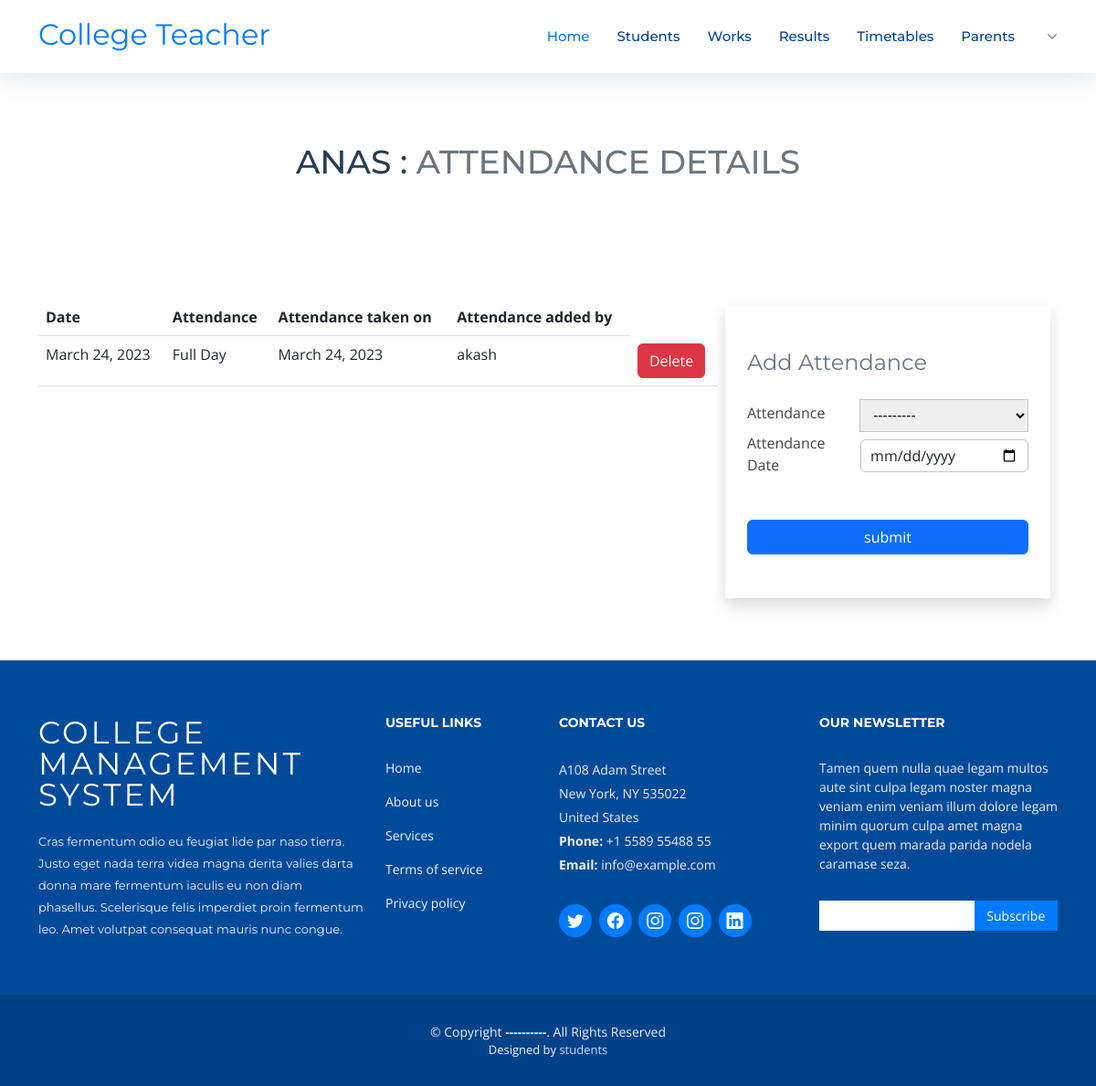
/Teacher/viewAttendance/1, run on the app's committed database.
### teacher/models.py (models this page shows)
class StudentProfile(models.Model):
    options = (
    ("Computer Science Engineerning","Computer Science Engineerning"),
    ("Electronics Engineerning","Electronics Engineerning"),
    ("Civil Engineerning","Civil Engineerning"),
    ("Mechanical Engineerning","Mechanical Engineerning"),
    ("Electrical Engineerning","Electrical Engineerning")
    )
    sems = (
        ("semester 1","semester 1"),
        ("semester 2","semester 2"),
        ("semester 3","semester 3"),
        ("semester 4","semester 4"),
        ("semester 5","semester 5"),
        ("semester 6","semester 6"),
    )
    Semester = models.CharField(max_length=255,choices=sems)
    Department = models.CharField(max_length=255,choices=options)
    Register_Number = models.CharField(max_length=255)
    Blood_Group = models.CharField(max_length=255,null=True,blank=True)
    Date_of_birth = models.DateField(blank=True)
    Phone_Number = models.IntegerField()
    Address = models.CharField(max_length=255)
    Profile_Image = models.FileField(upload_to="students")
    user = models.ForeignKey(User,on_delete=models.CASCADE,null=True,blank=True)

class Attendance(models.Model):
        options = (
            ("Full Day","Full Day"),
            ('Half Day',"Half Day"),
            ('Late',"Late"),
            ('Absent',"Absent"),
        )
        attendance = models.CharField(max_length=255,choices=options)
        Attendance_Date = models.DateField()
        student = models.ForeignKey(StudentProfile,on_delete=models.CASCADE,null=True,blank=True)
        date_taken = models.DateField( auto_now=True)
        teacher = models.ForeignKey(TeacherProfile,on_delete=models.CASCADE,null=True,blank=True)

class TeacherProfile(models.Model):
    options = (
    ("Computer Science Engineerning","Computer Science Engineerning"),
    ("Electronics Engineerning","Electronics Engineerning"),
    ("Civil Engineerning","Civil Engineerning"),
    ("Mechanical Engineerning","Mechanical Engineerning"),
    ("Electrical Engineerning","Electrical Engineerning")
    )
    Department = models.CharField(max_length=255,choices=options)
    Phone_Number = models.IntegerField()
    Address = models.CharField(max_length=255)
    Qualification = models.CharField(max_length=255)
    Designation = models.CharField(max_length=255)
    Profile_Image = models.FileField(upload_to="teachers")
    user = models.ForeignKey(User,on_delete=models.CASCADE,null=True,blank=True)

### teacher/views.py (the view)
# urls.py: path("viewAttendance/<int:s_id>",views.viewAttendance,name="viewAttendance"),
def viewAttendance(request,s_id):
    attendance_form = AttendanceForm()
    student = StudentProfile.objects.get(id=s_id)
    attendances = Attendance.objects.filter(student=student)
    return render(request,"teacher/view-student-attendance.html",{"attendance_form":attendance_form,"student":student,"attendances":attendances})

### teacher/forms.py
class AttendanceForm(ModelForm):
    class Meta:
        model = Attendance
        fields = ["attendance","Attendance_Date"]
        widgets = {
            'Attendance_Date': TextInput(attrs={"class":"form-control","type":"date"}),
        }

### templates/teacher/view-student-attendance.html (shortened to what this page needs)
{% extends 'teacher/index.html' %}
{% block content %}
<main id="main">
    <section id="contact" class="contact">
        <div class="container" data-aos="fade-up">
            <div class="section-header mt-5 pt-5">
                <h3 class="text-uppercase">{{student.user.first_name}} : <span class="text-muted">Attendance Details
                    </span></h3>
            </div>
            <div class="section-header mt-5 text-end">
            </div>
            <div class="row gx-lg-0 gy-1">
                <div class="col-lg-8">
                    <table class="table">
                        <thead>
                            <tr>
                                <th>Date </th>
                                <th>Attendance </th>
                                <th> Attendance taken on</th>
                                <th> Attendance added by</th>
                            </tr>
                        </thead>
                        <tbody>
                            {% for a in attendances %}
                            <tr>
                                <td>{{a.Attendance_Date}}</td>
                                <td>{{a.attendance}}</td>
                                <td>{{a.date_taken}}</td>
                                <td>{{a.teacher.user.first_name}}</td>
                                <td class="d-flex">
                                    <a href="{% url 'deleteAttendance' a.id %}"
                                        onclick="return confirm('Confirm delete ?')" class="btn btn-danger">Delete</a>
                                </td>
                            </tr>
                            {% endfor %}
                        </tbody>
                    </table>
                </div>
                <div class="col-lg-4 p-2">
                    <form action="{% url 'addAttendance' student.id %}" method="post" class="shadow px-4 py-5"
                        enctype="multipart/form-data">
                        <h4 class="text-muted">Add Attendance</h4>
                        {% for field in attendance_form %}
                        <div class="d-flex justify-content-between align-items-center">
                            <label for="">{{field.label}}</label>
                            {{field}}
                        </div>
                        {% endfor %}
                        <div class="text-center">
                            <button type="submit" class="btn btn-primary w-100 mt-5">submit</button>
                        </div>
                    </form>
                </div>
            </div>
        </div>
    </section>
</main>
{% endblock %}

### static/assets/css/style.css (style rules this page uses)
body { background: #fff; color: #444; font-family: "Open Sans", sans-serif; }
a { color: #007bff; text-decoration: none; transition: 0.5s; }
h1, h2, h3, h4, h5, h6 { font-family: "Montserrat", sans-serif; font-weight: 400; margin: 0 0 20px 0; padding: 0; }
section { overflow: hidden; }
.section-header h3 { font-size: 36px; color: #283d50; text-align: center; font-weight: 500; position: relative; }
#contact { box-shadow: 0px 0px 12px 0px rgba(0, 0, 0, 0.1); padding: 60px 0; overflow: hidden; }
#contact .section-header { padding-bottom: 30px; }

### templates/teacher/view-student-attendance.html (style rules this page uses)
.d-flex select, .d-flex input { width: 60%; padding: 5px 10px; margin-top: 5px; border-color: rgb(197, 197, 197); }

### data on the page
StudentProfile: user.first_name "ANAS"
Attendance: Attendance_Date "March 24, 2023", attendance "Full Day", date_taken "March 24, 2023", teacher.user.first_name "akash"

### other printed values
{{ field.label }} "Attendance" "Attendance Date"
